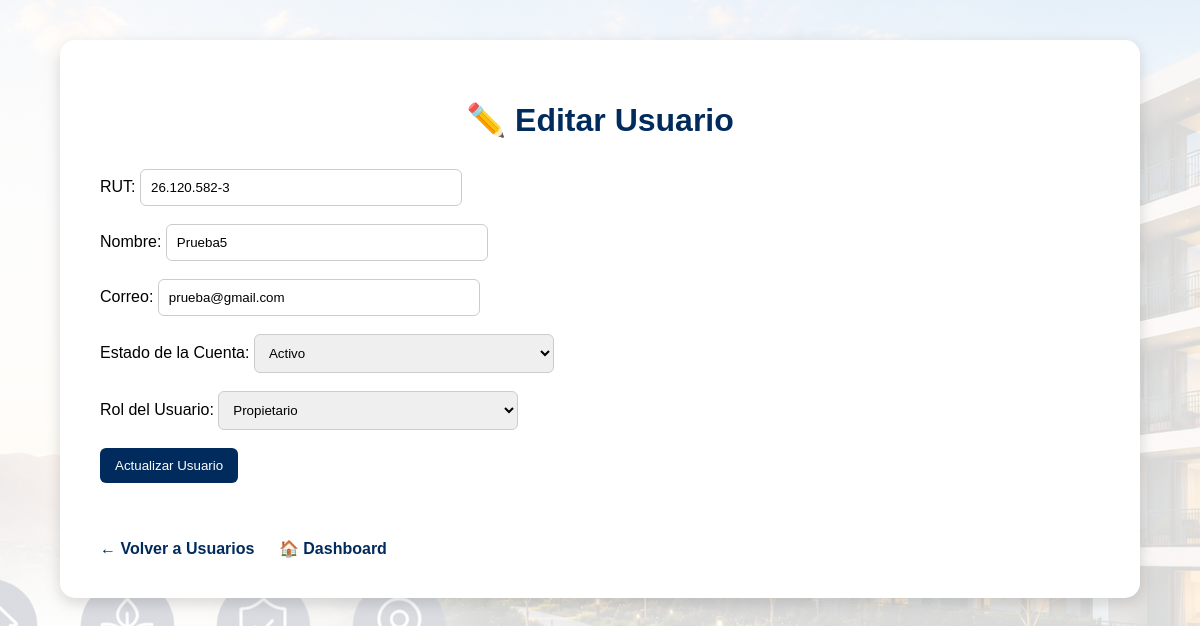
The app's page /editar_usuario.php?id=25 (signed in) with its own data.
### tables this page shows
CREATE TABLE `usuarios` (
  `id` int(11) NOT NULL,
  `rut` varchar(20) NOT NULL,
  `nombre` varchar(100) NOT NULL,
  `correo` varchar(100) NOT NULL,
  `tipo` varchar(50) NOT NULL,
  `password` varchar(255) NOT NULL,
  `estado` varchar(20) NOT NULL DEFAULT 'Pendiente',
  `rol` varchar(20) NOT NULL DEFAULT 'Propietario'
);

### editar_usuario.php (the view, shortened to what this page needs)
<?php
include("conexion.php");
$id = $_GET["id"];
$sql = "SELECT * FROM usuarios WHERE id = $id";
$resultado = $conexion->query($sql);
$usuario = $resultado->fetch_assoc();
?>
<!DOCTYPE html>
<html lang="es">
<head>
    <link rel="stylesheet" href="css/estilos.css">
</head>
<body>
<div class="contenedor-usuarios">
    <h1>✏️ Editar Usuario</h1>
    <form action="actualizar_usuario.php" method="POST">
        <label>RUT:</label>
        <input type="text" name="rut" value="<?php echo $usuario['rut']; ?>">
        <br><br>
        <label>Nombre:</label>
        <input type="text" name="nombre" value="<?php echo $usuario['nombre']; ?>">
        <br><br>
        <label>Correo:</label>
        <input type="email" name="correo" value="<?php echo $usuario['correo']; ?>">
        <br><br>
<label>Estado de la Cuenta:</label>
<select name="estado">
    <option value="Activo" <?php if($usuario['estado'] == 'Activo') echo 'selected'; ?>>
        Activo
    </option>
</select>
<br><br>
<label>Rol del Usuario:</label>
<select name="rol">
    <option value="Propietario" <?php if($usuario['rol'] == 'Propietario') echo 'selected'; ?>>
        Propietario
    </option>
        </select>
        <br><br>
        <button type="submit">Actualizar Usuario</button>
    </form>
    <br><br>
    <a href="usuarios.php" class="volver">← Volver a Usuarios</a>
    <a href="dashboard.php" class="volver">🏠 Dashboard</a>
</div>
</body>
</html>

### css/estilos.css (style rules this page uses)
body { font-family: Arial, sans-serif; margin: 0; background-image: linear-gradient( rgba(255,255,255,0.85), rgba(255,255,255,0.85)), url("../img/banner.jpg"); background-size: cover; background-position: center; background-attachment: fixed; }
.volver { display: inline-block; margin-top: 15px; color: #002b5c; font-weight: bold; text-decoration: none; }
.contenedor-usuarios { max-width: 1000px; margin: 40px auto; background: white; padding: 40px; border-radius: 15px; box-shadow: 0 5px 15px rgba(0,0,0,0.15); }
.contenedor-usuarios h1 { color: #002b5c; text-align: center; margin-bottom: 30px; }
.contenedor-usuarios form { background: transparent; box-shadow: none; padding: 0; }
.contenedor-usuarios input, .contenedor-usuarios select { width: 300px; padding: 10px; border: 1px solid #ccc; border-radius: 6px; }
.contenedor-usuarios button { background: #002b5c; color: white; border: none; padding: 10px 15px; border-radius: 6px; cursor: pointer; }
.volver { display: inline-block; margin-top: 20px; margin-right: 20px; color: #002b5c; text-decoration: none; font-weight: bold; }

### records on screen
usuarios: rut "26.120.582-3", nombre "Prueba5", correo "prueba@gmail.com", estado "Activo", rol "Propietario"
